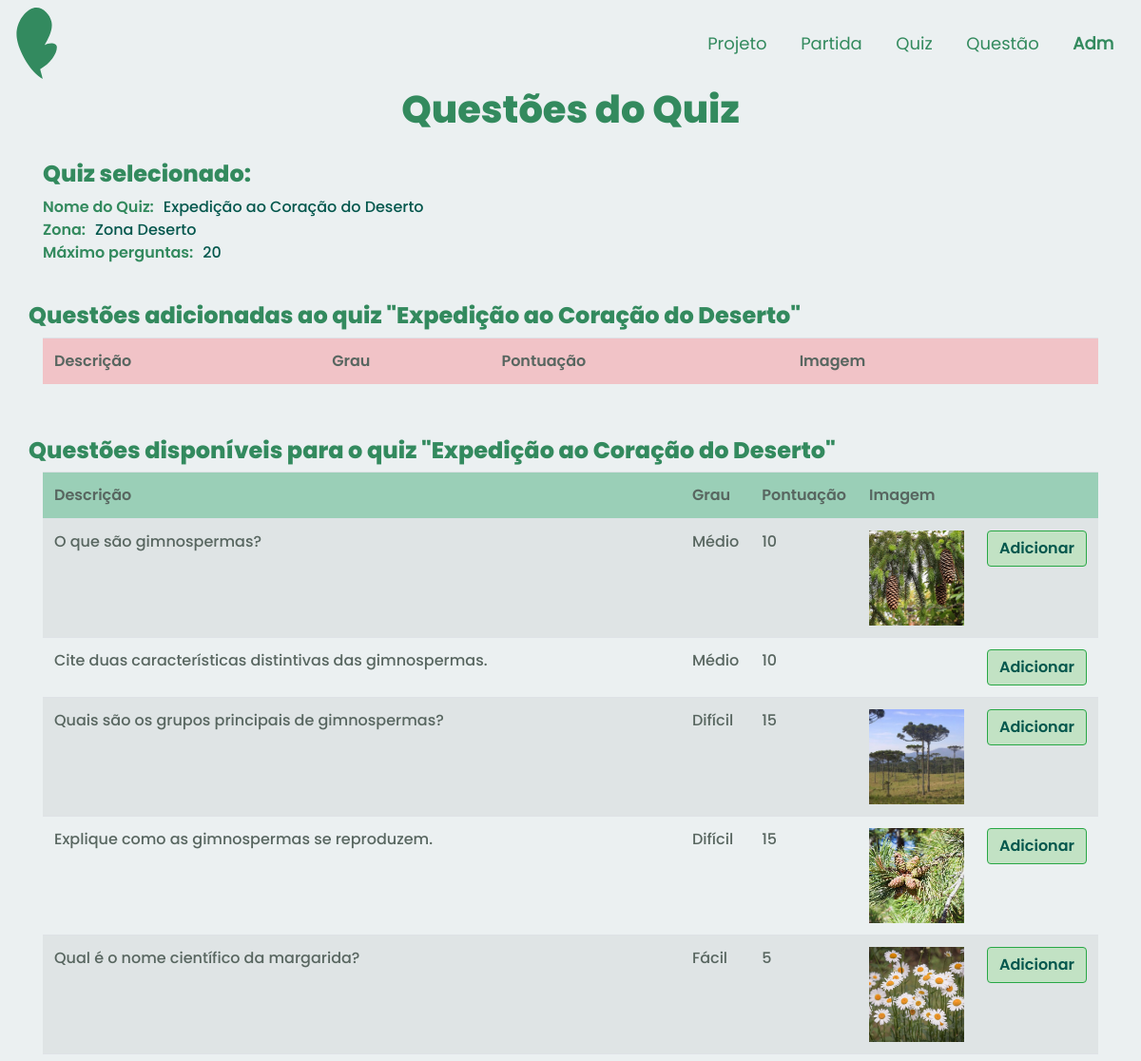
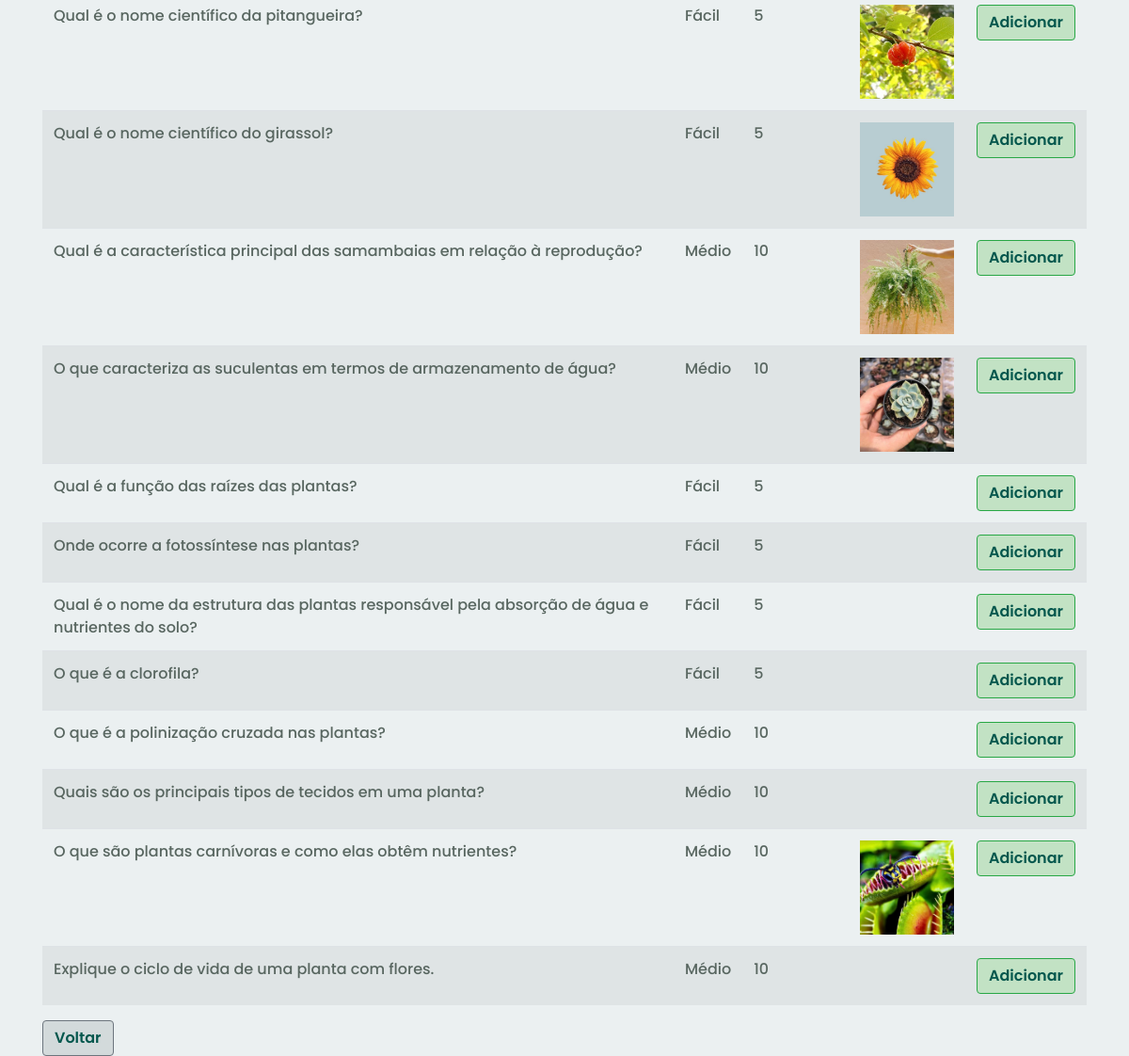
/app/controllers/QuizQuestaoController.php?action=create&id=4, run on the app's committed database (2 pictures, top to bottom).
### tables this page shows
CREATE TABLE IF NOT EXISTS `quiz` (
  `idQuiz` INT NOT NULL AUTO_INCREMENT,
  `maximoPergunta` INT NOT NULL,
  `nomeQuiz` VARCHAR(45) NOT NULL,
  `comTempo` TINYINT NOT NULL,
  `quantTempo` INT NOT NULL,
  `idZona` INT NOT NULL,
  PRIMARY KEY (`idQuiz`),
  CONSTRAINT `fk_quizzona`
    FOREIGN KEY (`idZona`)
    REFERENCES `zona` (`idZona`)
    ON DELETE NO ACTION
    ON UPDATE NO ACTION);

CREATE TABLE `zona` (
  `idZona` int(11) NOT NULL,
  `nomeZona` varchar(60) NOT NULL,
  `qntPlantas` int(11) DEFAULT NULL,
  `pontoZona` int(11) DEFAULT NULL
);

CREATE TABLE IF NOT EXISTS `questao` (
  `idQuestao` INT NOT NULL AUTO_INCREMENT,
  `descricaoQ` VARCHAR(200) NOT NULL,
  `grauDificuldade` ENUM("facil", "medio", "dificil") NOT NULL,
  `pontuacao` INT NOT NULL,
  `imagem` VARCHAR(255) NULL,
  PRIMARY KEY (`idQuestao`));

### app/models/QuizModel.php (called while the page is built, shortened)
<?php
class Quiz
{
    private $idQuiz;
    private $maximoPergunta;
    private $nomeQuiz;
    private $zona;
    public function getIdQuiz()
    {
        return $this->idQuiz;
    }
    public function setIdQuiz($idQuiz)
    {
        $this->idQuiz = $idQuiz;
        return $this;
    }
    public function getMaximoPergunta()
    {
        return $this->maximoPergunta;
    }
    public function setMaximoPergunta($maximoPergunta)
    {
        $this->maximoPergunta = $maximoPergunta;
        return $this;
    }
    public function getNomeQuiz()
    {
        return $this->nomeQuiz;
    }
    public function setNomeQuiz($nomeQuiz)
    {
        $this->nomeQuiz = $nomeQuiz;
        return $this;
    }
    public function getZona()
    {
        return $this->zona;
    }
    public function setZona($zona)
    {
        $this->zona = $zona;
        return $this;
    }
}

### app/dao/QuizDAO.php (called while the page is built, shortened)
<?php
include_once(__DIR__ . "/../models/QuizModel.php");
include_once(__DIR__ . "/../models/ZonaModel.php");
class QuizDAO
{
    public function findById(int $id)
    {
        $conn = Connection::getConn();
        $sql = QuizDAO::SQL_QUIZ .
            " WHERE q.idQuiz = ?";
        $stm = $conn->prepare($sql);
        $stm->execute([$id]);
        $result = $stm->fetchAll();
        $quizzes = $this->mapQuizzes($result);
        if (count($quizzes) == 1)
            return $quizzes[0];
        elseif (count($quizzes) == 0)
            return null;
        die("QuizDAO.findById()" .
            " - Erro: mais de um quiz encontrado.");
    }
    private function mapQuizzes($result)
    {
        $quizzes = array();
        foreach ($result as $row) {
            $quiz = new Quiz();
            $quiz->setIdQuiz($row['idQuiz']);
            $quiz->setMaximoPergunta($row['maximoPergunta']);
            $quiz->setNomeQuiz($row['nomeQuiz']);
            $quiz->setComTempo($row['comTempo']);
            $quiz->setQuantTempo($row['quantTempo']);
            $quiz->setIdZona($row['idZona']);
            $zona = new Zona();
            $zona->setIdZona($row['idZona']);
            $zona->setNomeZona($row['nomeZona']);
            $quiz->setZona($zona);
            array_push($quizzes, $quiz);
        }
        return $quizzes;
    }
}

### app/models/ZonaModel.php (called while the page is built, shortened)
<?php
class Zona {
    private $NomeZona;
    public function __construct($id="",$nome="", $qntP="", $pontosT=0)
    {
        $this->NomeZona = $nome;
    }
    public function __toString() {
        return $this->NomeZona;
    }
    public function setNomeZona($NomeZona)
    {
        $this->NomeZona = $NomeZona;
        return $this;
    }
    }
?>

### app/models/QuestaoModel.php (called while the page is built, shortened)
<?php
class Questao
{
    private $idQuestao;
    private $descricaoQ;
    private $grauDificuldade;
    private $pontuacao;
    private $imagem;
    public function getIdQuestao()
    {
        return $this->idQuestao;
    }
    public function setIdQuestao($idQuestao)
    {
        $this->idQuestao = $idQuestao;
        return $this;
    }
    public function getDescricaoQ()
    {
        return $this->descricaoQ;
    }
    public function setDescricaoQ($descricaoQ)
    {
        $this->descricaoQ = $descricaoQ;
        return $this;
    }
    public function getGrauDificuldadeTexto()
    {
        $grau = '';
        if ($this->grauDificuldade == 'facil')
            $grau = 'Fácil';
        elseif ($this->grauDificuldade == 'medio')
            $grau = 'Médio';
        elseif ($this->grauDificuldade == 'dificil')
            $grau = 'Difícil';
        return $grau;
    }
    public function setGrauDificuldade($grauDificuldade)
    {
        $this->grauDificuldade = $grauDificuldade;
        return $this;
    }
    public function getPontuacao()
    {
        return $this->pontuacao;
    }
    public function setPontuacao($pontuacao)
    {
        $this->pontuacao = $pontuacao;
        return $this;
    }
    public function getImagem()
    {
        return $this->imagem;
    }
    public function setImagem($imagem)
    {
        $this->imagem = $imagem;
        return $this;
    }
}

### app/dao/QuestaoDAO.php (called while the page is built, shortened)
<?php
include_once(__DIR__ . "/../models/QuestaoModel.php");
class QuestaoDAO
{
    public function list()
    {
        $conn = Connection::getConn();
        $sql = "SELECT * FROM questao q ORDER BY q.idQuestao";
        $stm = $conn->prepare($sql);
        $stm->execute();
        $result = $stm->fetchAll();
        return $this->mapQuestoes($result);
    }
    private function mapQuestoes($result)
    {
        $questoes = array();
        foreach ($result as $reg) {
            $questao = new Questao();
            $questao->setIdQuestao($reg['idQuestao']);
            $questao->setDescricaoQ($reg['descricaoQ']);
            $questao->setGrauDificuldade($reg['grauDificuldade']);
            $questao->setPontuacao($reg['pontuacao']);
            $questao->setImagem($reg['imagem']);
            array_push($questoes, $questao);
        }
        return $questoes;
    }
}

### app/views/quizQuestao/form.php (the view, shortened to what this page needs)
<!DOCTYPE html>
<html lang="en">
<head>
    <?php require_once(__DIR__ . "/../../bootstrap/header.php"); ?>
    <link rel="stylesheet" href="<?php echo BASEURL; ?>/views/css/form.css">
</head>
<body>
    <?php require_once(__DIR__ . "/../../bootstrap/navADMMeninas.php"); ?>
    <div class="container">
        <h1 id="quest" class=" text-center tituloPagina">
            Questões do Quiz </h1>
        <div class="row" style="margin-top: 30px;">
            <div class="col-md-6 d-flex align-items-stretch">
                <h4 id="quest" class=" text-left tituloPagina">
                    Quiz selecionado:</h4>
            </div>
            <div class="col-md-6 d-flex align-items-stretch">
            </div>
        </div>
        <div class="row">
            <div class="col-md-12 d-flex align-items-stretch">
                <span style='font-weight: bold; margin-right: 10px;' class="nomeAtributo">Nome do Quiz: </span>
                <span class="dadoAtributo"><?= $dados['quiz'] ? $dados['quiz']->getNomeQuiz() : '---'; ?></span>
            </div>
        </div>
        <div class="row">
            <div class="col-md-12 d-flex align-items-stretch">
                <span style='font-weight: bold; margin-right: 10px;' class="nomeAtributo">Zona: </span>
                <span class="dadoAtributo"><?= $dados['quiz'] ? $dados['quiz']->getZona() : '---';; ?></span>
            </div>
        </div>
        <div class="row">
            <div class="col-md-12 d-flex align-items-stretch">
                <span style='font-weight: bold; margin-right: 10px;' class="nomeAtributo">Máximo perguntas: </span>
                <span class="dadoAtributo"><?= $dados['quiz'] ? $dados['quiz']->getMaximoPergunta() : '---';; ?></span>
            </div>
        </div>
        <div class="row" style="margin-top: 40px;">
            <h4 id="quest" class=" text-left tituloPagina">
                Questões adicionadas ao quiz "<span><?= $dados['quiz'] ? $dados['quiz']->getNomeQuiz() : '---'; ?></span>"</h4>
            <div class="col-md-12 d-flex align-items-stretch">
                <table class="rounded table table-striped ">
                    <thead>
                        <tr class="atributoTabelaAdicionada">
                            <td>Descrição</td>
                            <td>Grau</td>
                            <td>Pontuação</td>
                            <td>Imagem</td>
                            <td></td>
                        </tr>
                    </thead>
                </table>
            </div>
        </div>
        <div class="row" style="margin-top: 40px;">
            <h4 id="quest" class=" text-left tituloPagina">
                Questões disponíveis para o quiz "<span><?= $dados['quiz'] ? $dados['quiz']->getNomeQuiz() : '---'; ?></span>"</h4>
            <div class="col-md-12 d-flex align-items-stretch">
                <table class="table table-striped">
                    <thead>
                        <tr class="atributoTabelaDisponivel">
                            <td>Descrição</td>
                            <td>Grau</td>
                            <td>Pontuação</td>
                            <td>Imagem</td>
                            <td></td>
                        </tr>
                    </thead>
                    <tbody>
                        <?php foreach ($dados['listaQuestoes'] as $questao) : ?>
                            <tr class="dadoTabelaDisponivel">
                                <td><?= $questao->getDescricaoQ(); ?></td>
                                <td><?= $questao->getGrauDificuldadeTexto(); ?></td>
                                <td><?= $questao->getPontuacao(); ?></td>
                                <td><?php
                                    if ($questao->getImagem())
                                        echo '<img src="' . BASEURL_ARQUIVOS . '/' . $questao->getImagem() . '" width="100px" />';
                                    ?></td>
                                <td><a href='QuizQuestaoController.php?action=add&idQuestao=<?= $questao->getIdQuestao(); ?>&idQuiz=<?= $dados['quiz'] ? $dados['quiz']->getIdQuiz() : '0'; ?>' class="btn btn-success botaoGravar">Adicionar</a> </td>
                            </tr>
                        <?php endforeach; ?>
                    </tbody>
                </table>
            </div>
        </div>
        <div class="text-left">
            <a href="javascript:history.back()" class="btn botaoVoltar btn-secondary">Voltar</a>
        </div>
    </div>
</body>
</html>

### app/views/css/cabecalho.css (style rules this page uses)
:root { --principal: #338a5f; --verdao: #04574d; --branco: #ebf0f1; --branquinho: #ebf0f14b; --destaque: #f58c95; --rosinha: #f0b6bc; --cinza: #586660; --cinzinha: #d3dadb; width: 100%; height: 100%; font-family: Poppins-regular, Roboto; }

### app/views/css/form.css (style rules this page uses)
:root { --principal: hsl(150, 46%, 37%); --verdao: #04574d; --verdinho: #9acfb7; --branco: #ebf0f1; --branquinho: #ebf0f14b; --destaque: #f58c95; --rosinha: #f0b6bc; --rosinhasinha: #f1c3c7; --cinza: #586660; --cinzinha: #d3dadb; --vermelho: #c27e7e; width: 100%; height: 100%; font-family: Poppins-regular, Roboto; }
.tituloPagina { font-weight: 600; color: var(--principal); font-family: "Poppins"; }
.nomeAtributo { font-weight: 700; color: var(--principal); font-family: "Poppins-semibold"; }
.dadoAtributo { font-weight: 500; color: var(--verdao); font-family: "Poppins-medium"; }
.atributoTabelaDisponivel { background-color: var(--verdinho); border-radius: 7px; color: var(--cinza); font-family: "Poppins-semibold"; }
.dadoTabelaDisponivel { border-radius: 7px; color: var(--cinza); font-family: "Poppins-medium"; }
.atributoTabelaAdicionada { background-color: var( --rosinhasinha ); border-radius: 7px; color: var(--cinza); font-family: "Poppins-semibold"; }
.botaoGravar { background-color: #c2e2c4; color: var(--verdao); font-family: "Poppins-semibold"; }
.botaoVoltar { background-color: var(--cinzinha); color: var(--verdao); font-family: "Poppins-semibold"; }
body { background-color: var(--branco); }
.container { flex: 1; }

### data on the page
quiz: nomeQuiz "Expedição ao Coração do Deserto", idZona.nomeZona "Zona Deserto", maximoPergunta "20"
questao: descricaoQ "O que são gimnospermas?", grauDificuldade "Médio", pontuacao "10", imagem (picture)
questao: descricaoQ "Cite duas características distintivas das gimnospermas.", grauDificuldade "Médio", pontuacao "10"
questao: descricaoQ "Quais são os grupos principais de gimnospermas?", grauDificuldade "Difícil", pontuacao "15", imagem (picture)
questao: descricaoQ "Explique como as gimnospermas se reproduzem.", grauDificuldade "Difícil", pontuacao "15", imagem (picture)
questao: descricaoQ "Qual é o nome científico da margarida?", grauDificuldade "Fácil", pontuacao "5", imagem (picture)
questao: descricaoQ "Qual é o nome científico da pitangueira?", grauDificuldade "Fácil", pontuacao "5", imagem (picture)
questao: descricaoQ "Qual é o nome científico do girassol?", grauDificuldade "Fácil", pontuacao "5", imagem (picture)
questao: descricaoQ "Qual é a característica principal das samambaias em relação à reprodução?", grauDificuldade "Médio", pontuacao "10", imagem (picture)
questao: descricaoQ "O que caracteriza as suculentas em termos de armazenamento de água?", grauDificuldade "Médio", pontuacao "10", imagem (picture)
questao: descricaoQ "Qual é a função das raízes das plantas?", grauDificuldade "Fácil", pontuacao "5"
questao: descricaoQ "Onde ocorre a fotossíntese nas plantas?", grauDificuldade "Fácil", pontuacao "5"
questao: descricaoQ "Qual é o nome da estrutura das plantas responsável pela absorção de água e nutrientes do solo?", grauDificuldade "Fácil", pontuacao "5"
questao: descricaoQ "O que é a clorofila?", grauDificuldade "Fácil", pontuacao "5"
questao: descricaoQ "O que é a polinização cruzada nas plantas?", grauDificuldade "Médio", pontuacao "10"
questao: descricaoQ "Quais são os principais tipos de tecidos em uma planta?", grauDificuldade "Médio", pontuacao "10"
questao: descricaoQ "O que são plantas carnívoras e como elas obtêm nutrientes?", grauDificuldade "Médio", pontuacao "10", imagem (picture)
questao: descricaoQ "Explique o ciclo de vida de uma planta com flores.", grauDificuldade "Médio", pontuacao "10"
